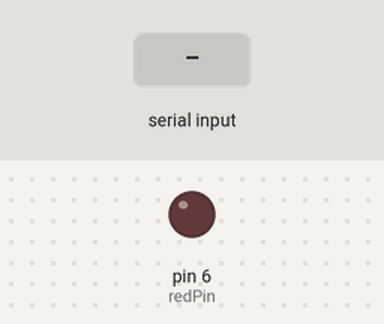
This sketch was run on a simulated Arduino Uno, built with avr-gcc and run on an emulated ATmega328P. Parts: output pins drawn as LEDs (lit = HIGH). Inputs (shaded band) come from the test bench.

Above: at 1.2 s.
1.3 s: "H90\n" received over Serial
At 2.5 s:
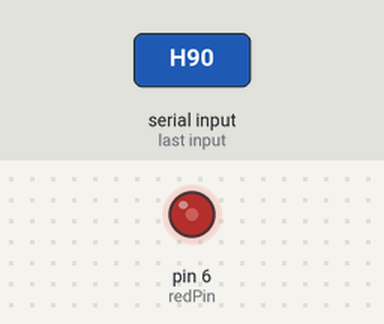
2.8 s: "H,45\n" received over Serial
At 3.9 s:
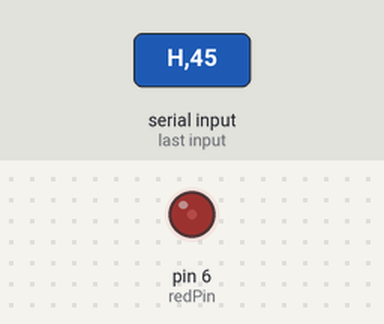
Timing chart, 0 to 5.8 s (numbered marks = the images above; inputs shaded):
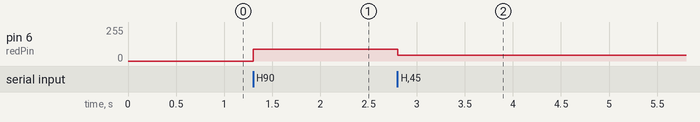

The sketch:

led_control_2.ino
```cpp
const int redPin = 6;
int incomingByte;
void setup()
{
Serial.begin(9600);


pinMode(redPin, OUTPUT);
}
void loop()
{
while (Serial.available()>0){
incomingByte = Serial.read();

if (incomingByte == 'H')
  {
   int red = Serial.parseInt();
   red = constrain(red, 5, 255);
   analogWrite(redPin, red);
   //Serial.print(red);
  }
      if (incomingByte == 'L'){

      digitalWrite(redPin,LOW);
  }

}
}
```

Measured:
- after the input at 1.3 s, pin 6 (redPin): 0/255 → 90/255 at once
- after the input at 2.8 s, pin 6 (redPin): 90/255 → 45/255 at once
